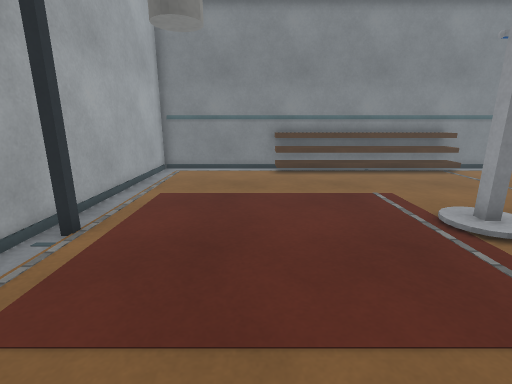
view 1 (above)

16 first-person views from a walk through a 3-D level made in the Unity game engine. The camera is 1.2 m above the floor, tilts 14° down and sees 85° across. The floor is counted in squares, 0.5 m on a side. Each view is taken from the middle of a square. On the plan, view 1 faces up. The plan holds only what a view shows up to about 18 squares ahead; the rest is blank. The place goes on beyond the plan. The player is left out. Some surface patterns are stand-ins.

view 2
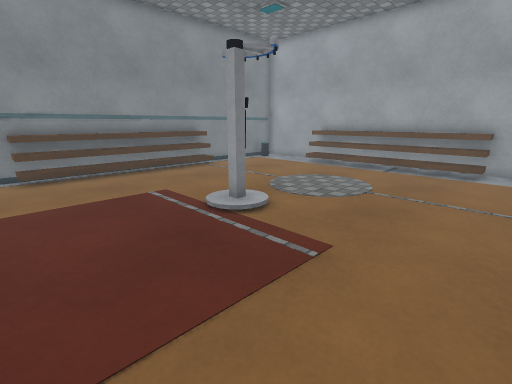

view 3
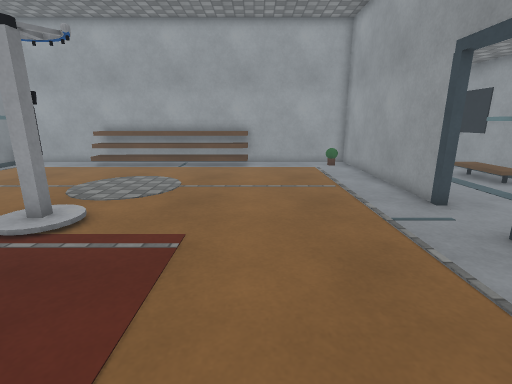

view 4
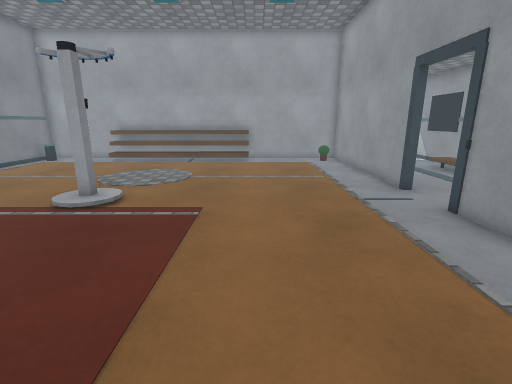

view 5
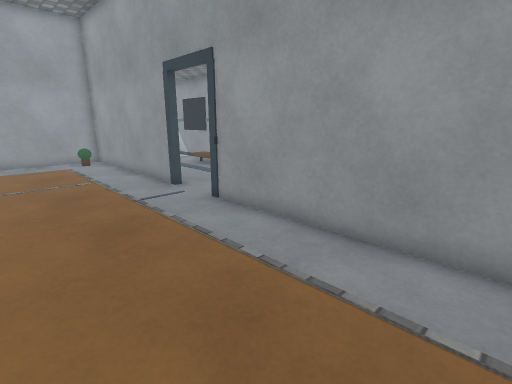

view 6
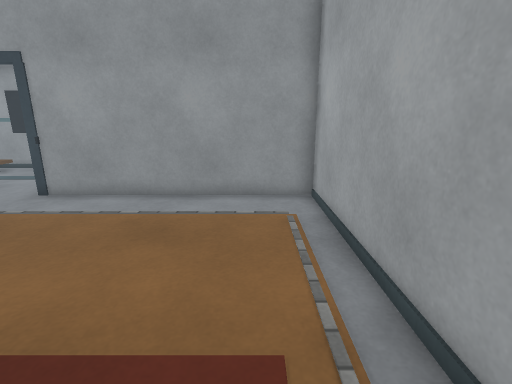

view 7
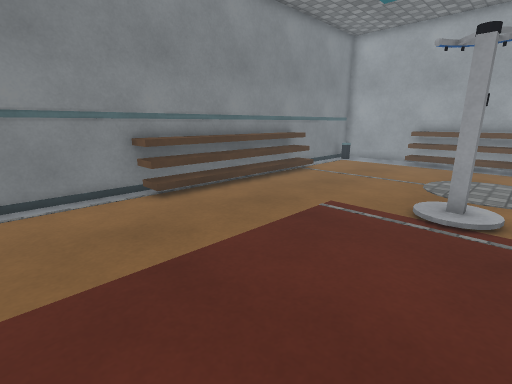

view 8
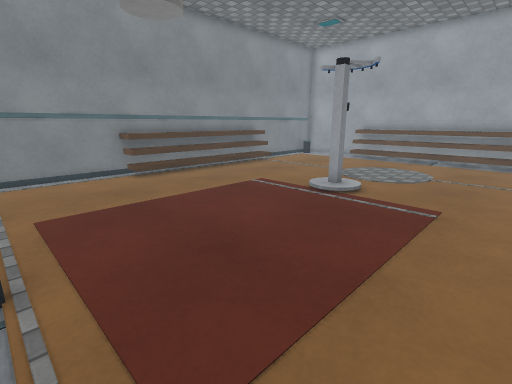

view 9
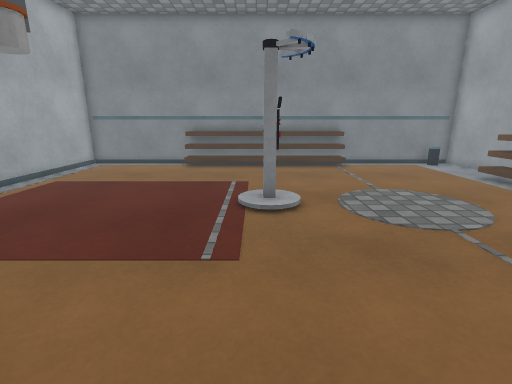

view 10
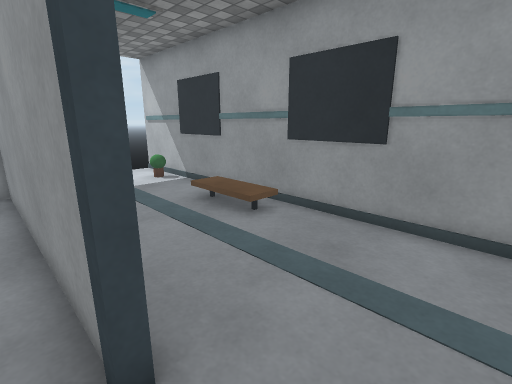

view 11
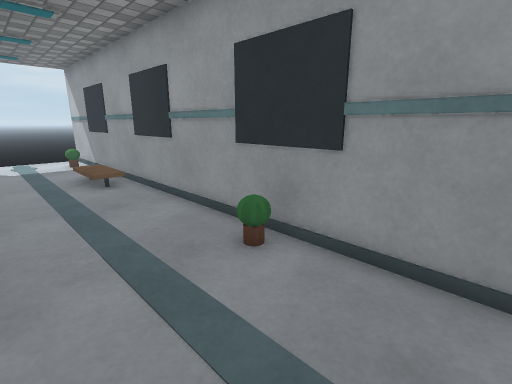

view 12
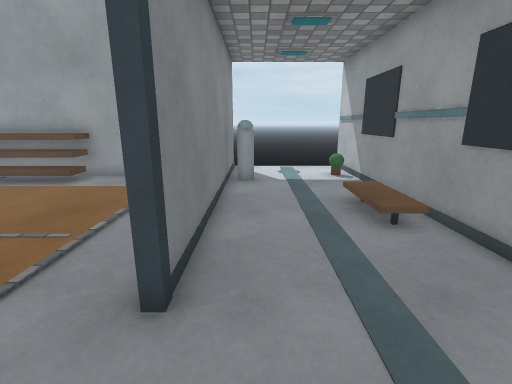

view 13
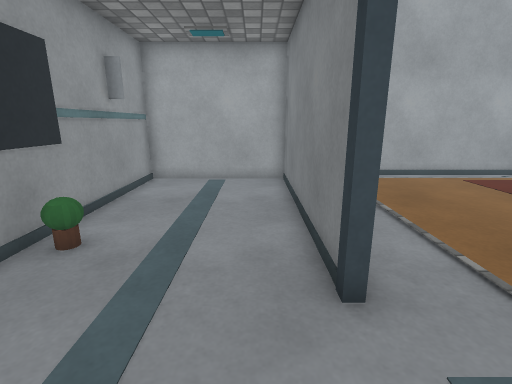

view 14
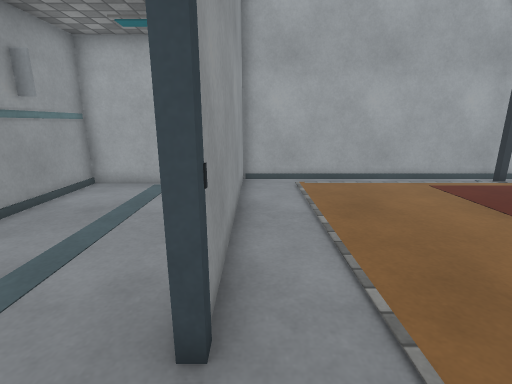

view 15
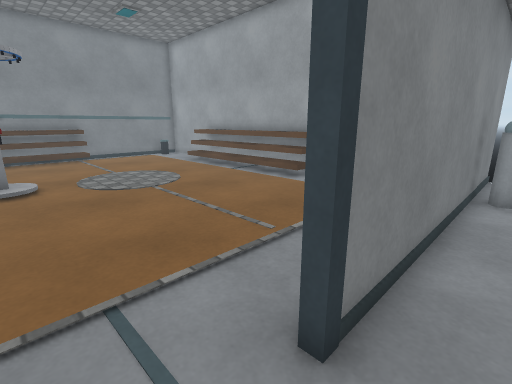

view 16
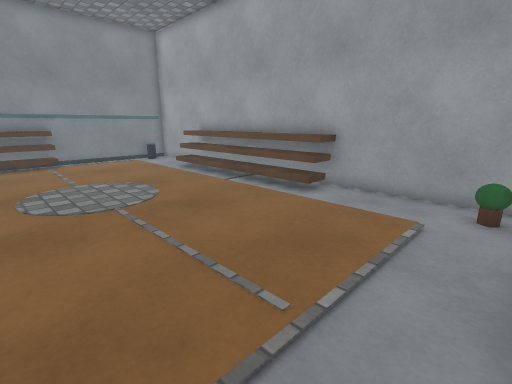

### Floor plan
Key: @ floor where view 1 was taken; # wall or solid block; x gap in a wall; . floor; / step, stairs or slope; = window, fence, low wall or low ledge; O other object.
Columns run from 5 left of view 1 to 20 right of it. Each row starts with its distance up from view 1.
 15 #######################
 14 #......OOOOOOOOO......#
 13 #.....................#
 12 #.....................#
 11 #.....................#
 10 #.................../O#
  9 #.................../O#
  8 #.................../O#
  7 #.............  ..../O#
  6 #O........OO..   .../O#
  5 #.............  ..../O#
  4 #.................../O#
  3 #.................../O#
  2 #.................../O#
  1 #.....................#
  0 #....@................#
 -1 #.....................#
 -2 #.....................#
 -3 #...................OO#
 -4 #....... =............#
 -5 ##########...############x
 -6  #...................O...
 -7  #...................O....
 -8  #........................
 -9  #.............////.......
-10  #. O .........////.......
-11  ###O####################x

Where each view was taken, in squares from view 1:
view 1: 0 up, 0 right, facing up
view 2: 0 up, 0 right, facing up-right
view 3: 1 up, 1 left, facing right
view 4: 1 up, 3 left, facing right
view 5: 1 up, 3 left, facing down-right
view 6: 5 up, 3 left, facing down
view 7: 5 up, 3 left, facing up-right
view 8: 1 up, 4 left, facing up-right
view 9: 2 down, 5 right, facing up
view 10: 4 down, 5 right, facing down-right
view 11: 6 down, 1 left, facing down-right
view 12: 6 down, 4 right, facing right
view 13: 6 down, 8 right, facing left
view 14: 4 down, 7 right, facing left
view 15: 6 down, 5 right, facing up-right
view 16: 4 down, 7 right, facing up-right
